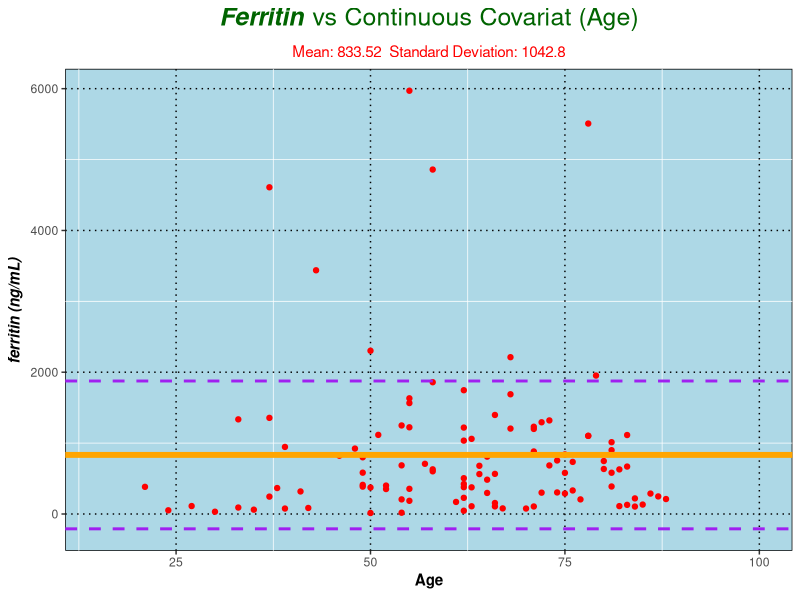
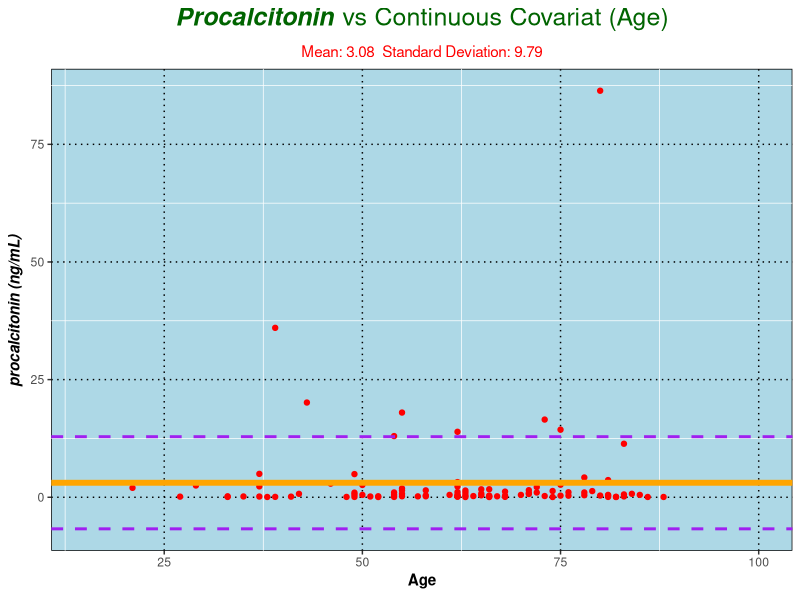
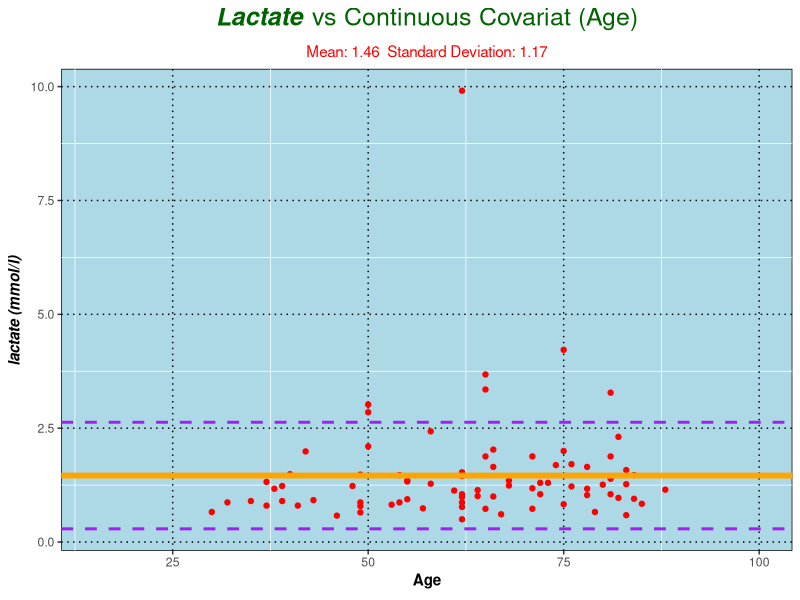

The R script that drew these images, in order:
## ---- chunk 1
knitr::opts_chunk$set(echo = TRUE)
## ---- chunk 2
meta_data <- read.csv(file = "QBS103_finalProject_metadata.csv")
# Part 1 first convert lists to vectors
age <- unlist(meta_data["age"], use.names = FALSE)
ferritin <- unlist(meta_data["ferritin.ng.ml."], use.names = FALSE)
procalcitonin <- unlist(meta_data["procalcitonin.ng.ml.."], use.names = FALSE)
lactate <- unlist(meta_data["lactate.mmol.l."], use.names = FALSE)
# function that calculates the sum of a vector
sum_function <- function(vector_input) {
  # Create a variable to store the output
  sum_total = 0
  # Convert the input vector to numeric if needed
  int_vector_input = suppressWarnings(as.numeric(vector_input))
  # Loops through the vector inputted into the function
  for (i in int_vector_input) {
    # Checks for any invalid data
    if (!is.na(i)) {
      sum_total = i + sum_total
    }
  }
  return (sum_total)
}

# Test function sum_function and sum by age
print("Part 1: Sum")
sum_function(age)
sum(suppressWarnings(as.numeric(age)), na.rm = TRUE)
# Use apply to test the functions sum and sum_function
# Need to make new data frames because apply function does not take in vectors
test4values <- c("age", "ferritin.ng.ml.", "procalcitonin.ng.ml..", "lactate.mmol.l.")
test_data2 <- meta_data[test4values]
# Make the values numerical
test_data2$age = suppressWarnings(as.numeric(as.character(test_data2$age)))
test_data2$ferritin.ng.ml. = suppressWarnings(as.numeric(as.character(test_data2$ferritin.ng.ml.)))
test_data2$procalcitonin.ng.ml.. = suppressWarnings(as.numeric(as.character(test_data2$procalcitonin.ng.ml..)))
test_data2$lactate.mmol.l. = suppressWarnings(as.numeric(as.character(test_data2$lactate.mmol.l.)))
# Use apply to test both functions
print(apply(test_data2, 2, sum_function))
print(apply(test_data2, 2, sum, na.rm = TRUE))
# Part 2 function to calculate the mean of vectors
mean_function <- function(vector_input) {
  sum_total = sum_function(vector_input)
  count = 0
  int_vector_input = suppressWarnings(as.numeric(vector_input))
  for (i in int_vector_input) {
    # Checks for any invalid data
    if (!is.na(i)) {
      count = count + 1
    }
  }
  return(round(sum_total/count,2))
}

# Test function mean_function and mean by age
print("Part 2: Mean")
mean_function(age)
round(mean(suppressWarnings(as.numeric(age)), na.rm = TRUE),2)
# Use apply to test both mean functions
print(apply(test_data2, 2, mean_function))
print(round(apply(test_data2, 2, mean, na.rm = TRUE),2))


# Part 3
library(ggplot2)

# Calculate the standard deviation to be plotted later
sd_deviation = round(apply(test_data2, 2, sd, na.rm = TRUE),2)
# Make a function to loop through the 3 y axis
plot_graphs <- function() {
  for (i in 2:length(test_data2[1,])) {
    names = colnames(test_data2[i])
    if (names == "ferritin.ng.ml.") {
      names_input = "ferritin (ng/mL)"
      name_name = "Ferritin"
    }
    else if (names == "procalcitonin.ng.ml..") {
      names_input = "procalcitonin (ng/mL)"
      name_name = "Procalcitonin"
    }
    else {
      names_input = "lactate (mmol/l)"
      name_name = "Lactate"
    }
    # Remove NAs for ferritin and age
    scatter <- ggplot(test_data2[which(!is.na(test_data2[[names]])&(test_data2$age)),], aes(x = age, y = .data[[names]])) +
      geom_point(color = "red") +
      labs(
        title = substitute(paste(bolditalic(name_name), " vs Continuous Covariat (Age)")),
        subtitle = paste("Mean:", mean_function(test_data2[[names]]), " Standard Deviation:", sd_deviation[names]),
        x = expression(bold("Age")),
        y = substitute(paste(bolditalic(names_input),""))
      ) +
      theme(plot.title = element_text(size = 18, color = "darkgreen", hjust = 1/2),
            plot.subtitle = element_text(color = "red", hjust = 1/2),
            panel.background = element_rect(fill = 'lightblue', color = 'black'),
            panel.grid.major = element_line(color = 'black', linetype = 'dotted')) +
      scale_x_continuous(limits = c(15, 100)) +
      geom_hline(yintercept = mean_function(test_data2[[names]]), color = "orange", size = 2) +
      geom_hline(yintercept = mean_function(test_data2[[names]]) + sd_deviation[names], 
                 linetype = "dashed", color = "purple", size = 1) +
      geom_hline(yintercept = mean_function(test_data2[[names]]) - sd_deviation[names], 
                 linetype = "dashed", color = "purple", size = 1) 
    print(scatter)
  }
}
plot_graphs()
